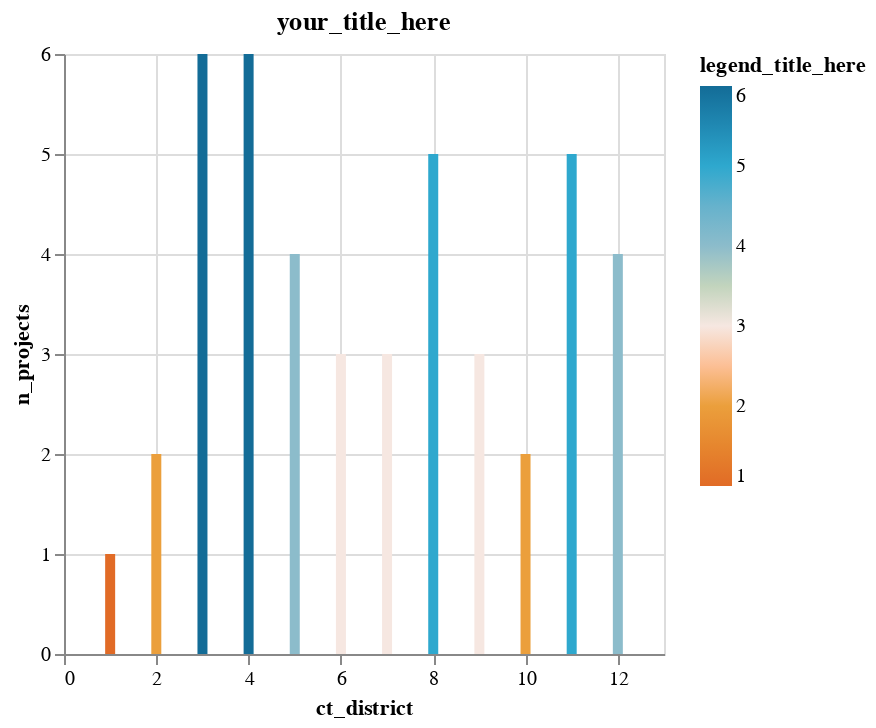

Notebook code for this chart:
### Markdown cell above
* Place your color palette in the `scale` argument `scale=alt.Scale(range=your_color_palette)`.
* If I'm using a palette from `calitp_color_palette`, I would write `scale=alt.Scale(range=calitp_color_palette.CALITP_DIVERGING_COLORS)`.

### Code cell
alt.Chart(agg1, title="your_title_here").mark_bar().encode(
    x="ct_district",
    y="n_projects",
    color=alt.Color(
        "n_projects",  # This is the column you want the color of your bar to be based on
        title="legend_title_here",  # This is the legend of your title
        scale=alt.Scale(
            range=calitp_color_palette.CALITP_DIVERGING_COLORS # This is where you can customize the colors,
        ),  
    ),
)

### Figure 1 — Vega-Lite specification as saved in the notebook (floating-point values rounded to 4 significant figures)
{"config": {"view": {"continuousWidth": 300, "continuousHeight": 300}}, "data": {"name": "data-04c1224c4cb5ae5875c6dcd62d920eb7"}, "mark": {"type": "bar"}, "encoding": {"color": {"field": "n_projects", "scale": {"range": ["#E16B26", "#EB9F3C", "#f6e7e1", "#8CBCCB", "#2EA8CE", "#136C97"]}, "title": "legend_title_here", "type": "quantitative"}, "x": {"field": "ct_district", "type": "quantitative"}, "y": {"field": "n_projects", "type": "quantitative"}}, "title": "your_title_here", "$schema": "https://vega.github.io/schema/vega-lite/v5.17.0.json", "datasets": {"data-04c1224c4cb5ae5875c6dcd62d920eb7": [{"ct_district": 1, "median_score": 72.0, "min_score": 72, "max_score": 72, "n_projects": 1}, {"ct_district": 2, "median_score": 61.5, "min_score": 60, "max_score": 63, "n_projects": 2}, {"ct_district": 3, "median_score": 80.5, "min_score": 54, "max_score": 97, "n_projects": 6}, {"ct_district": 4, "median_score": 70.5, "min_score": 60, "max_score": 97, "n_projects": 6}, {"ct_district": 5, "median_score": 77.0, "min_score": 58, "max_score": 98, "n_projects": 4}, {"ct_district": 6, "median_score": 72.0, "min_score": 63, "max_score": 77, "n_projects": 3}, {"ct_district": 7, "median_score": 82.0, "min_score": 79, "max_score": 94, "n_projects": 3}, {"ct_district": 8, "median_score": 73.0, "min_score": 66, "max_score": 85, "n_projects": 5}, {"ct_district": 9, "median_score": 75.0, "min_score": 67, "max_score": 87, "n_projects": 3}, {"ct_district": 10, "median_score": 72.5, "min_score": 59, "max_score": 86, "n_projects": 2}, {"ct_district": 11, "median_score": 75.0, "min_score": 55, "max_score": 89, "n_projects": 5}, {"ct_district": 12, "median_score": 72.5, "min_score": 60, "max_score": 97, "n_projects": 4}]}}
